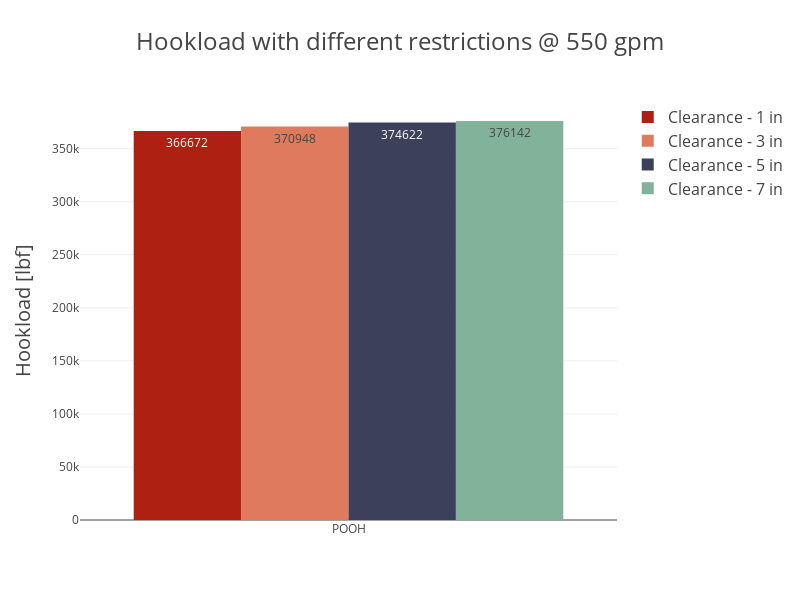

This figure's notebook cell:
### Code cell
import plotly.graph_objects as go

trips = ['POOH']
fig = go.Figure()

fig.add_trace(go.Bar(
    x=trips,
    y=[366672],
    name='Clearance - 1 in',
    marker_color='#ae2012',
    text=[366672],
    textposition='auto'
))

fig.add_trace(go.Bar(
    x=trips,
    y=[370948],
    name='Clearance - 3 in',
    marker_color='#e07a5f',
    text=[370948],
    textposition='auto'
))

fig.add_trace(go.Bar(
    x=trips,
    y=[374622],
    name='Clearance - 5 in',
    marker_color='#3d405b',
    text=[374622],
    textposition='auto'
))

fig.add_trace(go.Bar(
    x=trips,
    y=[376142],
    name='Clearance - 7 in',
    marker_color='#81b29a',
    text=[376142],
    textposition='auto'
))

fig.update_layout(
    barmode='group', 
    template= "none",
    title='Hookload with different restrictions @ 550 gpm',
    title_font_size=24,
    xaxis=dict(
        titlefont_size=20
    ),
    yaxis=dict(
        title='Hookload [lbf]',
        titlefont_size=20
    ),
    legend=dict(
        traceorder='normal',
        font=dict(
            size=16,
        )
    ),
    height=600, 
    width=800
    )

fig.show()

### Figure 1 — Plotly figure (JSON) as saved in the notebook; plotly's stock layout.template omitted (floating-point values rounded to 4 significant figures)
{"data": [{"marker": {"color": "#ae2012"}, "name": "Clearance - 1 in", "text": ["366672"], "textposition": "auto", "type": "bar", "x": ["POOH"], "y": [366672]}, {"marker": {"color": "#e07a5f"}, "name": "Clearance - 3 in", "text": ["370948"], "textposition": "auto", "type": "bar", "x": ["POOH"], "y": [370948]}, {"marker": {"color": "#3d405b"}, "name": "Clearance - 5 in", "text": ["374622"], "textposition": "auto", "type": "bar", "x": ["POOH"], "y": [374622]}, {"marker": {"color": "#81b29a"}, "name": "Clearance - 7 in", "text": ["376142"], "textposition": "auto", "type": "bar", "x": ["POOH"], "y": [376142]}], "layout": {"barmode": "group", "height": 600, "legend": {"font": {"size": 16}, "traceorder": "normal"}, "title": {"font": {"size": 24}, "text": "Hookload with different restrictions @ 550 gpm"}, "width": 800, "xaxis": {"title": {"font": {"size": 20}}}, "yaxis": {"title": {"font": {"size": 20}, "text": "Hookload [lbf]"}}}}
